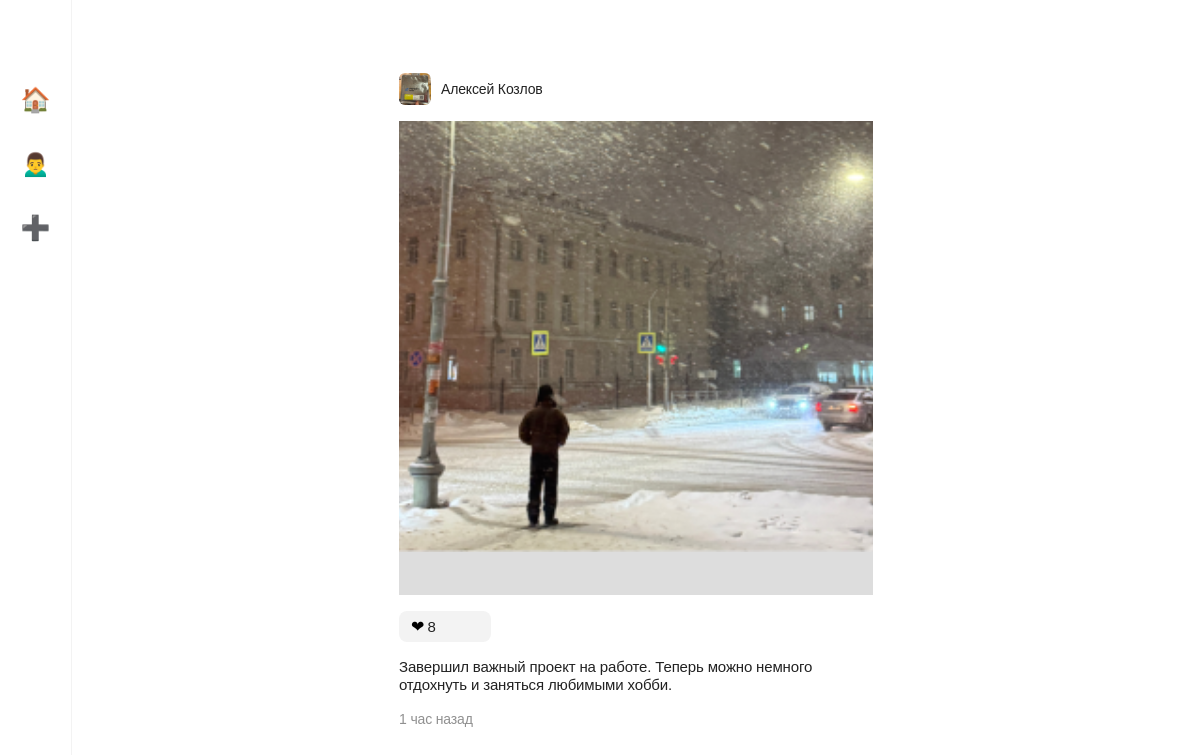
Page /home.php?user_id=3 on the committed database.
### tables this page shows
CREATE TABLE post (
    id INT AUTO_INCREMENT PRIMARY KEY,
    user_id INT NOT NULL,
    text TEXT,
    likes INT DEFAULT 0,
    created_at TIMESTAMP DEFAULT CURRENT_TIMESTAMP,
    FOREIGN KEY (user_id) REFERENCES user(id) ON DELETE CASCADE
);

CREATE TABLE user (
    id INT AUTO_INCREMENT PRIMARY KEY,
    name VARCHAR(255) NOT NULL,
    avatar VARCHAR(255) NOT NULL,
    created_at TIMESTAMP DEFAULT CURRENT_TIMESTAMP
);

### functions.php (called while the page is built, shortened)
<?php
function getTimeAgo($timestamp) {
    $diff = time() - $timestamp;
    if ($diff < 60) {
        return 'только что';
    } elseif ($diff < 3600) {
        $minutes = floor($diff / 60);
        return $minutes . ' ' . getNounPluralForm($minutes, 'минуту', 'минуты', 'минут') . ' назад';
    } elseif ($diff < 86400) {
        $hours = floor($diff / 3600);
        return $hours . ' ' . getNounPluralForm($hours, 'час', 'часа', 'часов') . ' назад';
    } else {
        $days = floor($diff / 86400);
        return $days . ' ' . getNounPluralForm($days, 'день', 'дня', 'дней') . ' назад';
    }
}
function getNounPluralForm($number, $one, $two, $many) {
    $number = (int)$number;
    $mod10 = $number % 10;
    $mod100 = $number % 100;
    if ($mod100 >= 11 && $mod100 <= 19) {
        return $many;
    } elseif ($mod10 === 1) {
        return $one;
    } elseif ($mod10 >= 2 && $mod10 <= 4) {
        return $two;
    } else {
        return $many;
    }
}

### post_template.php (the view, shortened to what this page needs)
<div class="feed__post post" data-post-id="<?= $post['id'] ?>">
    <div class="post__header">
        <div class="post__user-info user-info">
            <img class="user-info__avatar" src="<?= htmlspecialchars($post['user_avatar']) ?>">
            <div class="user-info__username"><?= htmlspecialchars($post['user_name']) ?></div>
        </div>
    </div>
    <div class="post__photo-container photo-container">
        <div class="photo-container__slider">
            <?php foreach ($post['images'] as $index => $image): ?>
                <img class="photo-container__image <?= $index === 0 ? 'active' : '' ?>"
                     src="<?= htmlspecialchars($image) ?>"
                     data-index="<?= $index ?>">
            <?php endforeach; ?>
        </div>
    </div>
    <div class="post__reaction reaction">
        <span>❤</span>
        <span class="reaction__count"><?= $post['likes'] ?></span>
    </div>
    <?php if (!empty($post['text'])): ?>
        <div class="post__text-container">
            <div class="post__text post__text--collapsed" id="text-<?= $post['id'] ?>">
                <?= htmlspecialchars($post['text']) ?>
            </div>
        </div>
    <?php endif; ?>
    <div class="post__time"><?= getTimeAgo($post['created_at']) ?></div>
</div>

### home.php (shortened to what this page needs)
<?php
require_once 'functions.php';
try {
    $database = new Database();
    $db = $database->connect();
    $query = "SELECT p.*, u.name as user_name, u.avatar as user_avatar
              FROM post p
              JOIN user u ON p.user_id = u.id";
    $filterUserId = $_GET['user_id'] ?? null;
    if ($filterUserId && is_numeric($filterUserId)) {
        $filterUserId = (int)$filterUserId;
        $query .= " WHERE p.user_id = :user_id";
        $stmt = $db->prepare($query);
        $stmt->bindParam(':user_id', $filterUserId, PDO::PARAM_INT);
    } else {
        $stmt = $db->prepare($query);
    }
    $stmt->execute();
    $posts = $stmt->fetchAll(PDO::FETCH_ASSOC);
    $postImages = [];
    if (!empty($posts)) {
        $postIds = array_column($posts, 'id');
        $placeholders = implode(',', array_fill(0, count($postIds), '?'));
        $imagesQuery = "SELECT post_id, image_url, order_index
                       FROM post_image
                       WHERE post_id IN ($placeholders)
                       ORDER BY post_id, order_index";
        $imagesStmt = $db->prepare($imagesQuery);
        $imagesStmt->execute($postIds);
        $imagesData = $imagesStmt->fetchAll(PDO::FETCH_ASSOC);
        foreach ($imagesData as $image) {
            $postImages[$image['post_id']][] = $image;
        }
    }
    $filteredPosts = [];
    foreach ($posts as $post) {
        $images = isset($postImages[$post['id']]) ? $postImages[$post['id']] : [];
        $imageUrls = array_column($images, 'image_url');
        $filteredPosts[] = [
            'id' => $post['id'],
            'user_id' => $post['user_id'],
            'user_name' => $post['user_name'],
            'user_avatar' => $post['user_avatar'],
            'images' => $imageUrls,
            'text' => $post['text'] ?? '',
            'likes' => $post['likes'],
            'created_at' => strtotime($post['created_at']),
            'images_count' => count($imageUrls)
        ];
    }
} catch(PDOException $e) {
    die("Database error: " . $e->getMessage());
} catch(Exception $e) {
    die('Error: ' . $e->getMessage());
}
?>
<!DOCTYPE html>
<html lang="ru">
<head>
    <link rel="stylesheet" href="home.css">
</head>
<body class="page">
    <div class="page__sidebar sidebar">
        <div class="sidebar__menu-item sidebar__menu-item--home sidebar__menu-item--active">
            🏠
        </div>
        <div class="sidebar__menu-item">
            🙍‍♂️
        </div>
        <div class="sidebar__menu-item">
            ➕
        </div>
    </div>
    <div class="page__content">
        <div class="feed">
            <?php foreach ($filteredPosts as $post): ?>
                <?php include 'post_template.php'; ?>
            <?php endforeach; ?>
        </div>
    </div>
</body>
</html>

### home.css (style rules this page uses)
.page { margin: 0; padding: 0; font-family: 'Golos UI', sans-serif; background: #FFFFFF; min-height: 100vh; }
.page__sidebar { box-sizing: border-box; position: fixed; width: 72px; height: 100vh; background: #FFFFFF; border-right: 1px solid rgba(34, 34, 34, 0.05); display: flex; flex-direction: column; align-items: center; padding-top: 40px; }
.sidebar__menu-item { display: flex; justify-content: center; align-items: center; width: 40px; height: 40px; margin-bottom: 24px; border-radius: 10px; font-size: 24px; cursor: pointer; }
.sidebar__menu-item--home { margin-top: 40px; }
.page__content { margin-left: 72px; padding: 73px 0; display: flex; flex-direction: column; align-items: center; }
.feed { width: 100%; max-width: 474px; display: flex; flex-direction: column; align-items: center; }
.feed__post { width: 100%; margin-bottom: 40px; }
.post__header { display: flex; justify-content: space-between; align-items: center; margin-bottom: 16px; }
.post__user-info { display: flex; align-items: center; gap: 10px; }
.user-info__avatar { width: 32px; height: 32px; background: #FFFFFF; border-radius: 6px; background-image: url('avatar.jpg'); background-size: cover; }
.user-info__username { font-weight: 500; font-size: 14px; line-height: 18px; letter-spacing: -0.15px; color: #222222; }
.post__photo-container { position: relative; width: 100%; aspect-ratio: 1/1; background: #ddd; margin-bottom: 16px; overflow: hidden; }
.photo-container__image { width: 128%; height: auto; position: relative; left: -12%; top: -37%; }
.post__text { font-weight: 400; font-size: 15px; line-height: 18px; letter-spacing: -0.15px; color: #222222; margin-bottom: 16px; }
.post__reaction { display: flex; align-items: center; padding: 6px 12px; gap: 3px; width: 68px; background: rgba(34, 34, 34, 0.05); border-radius: 8px; margin-bottom: 16px; }
.reaction__count { font-size: 15px; line-height: 18px; letter-spacing: -0.15px; color: #222222; }
.post__time { font-size: 14px; line-height: 18px; letter-spacing: -0.15px; color: rgba(34, 34, 34, 0.5); margin-bottom: 8px; }
.photo-container { position: relative; width: 100%; aspect-ratio: 1/1; background: #ddd; margin-bottom: 16px; overflow: hidden; }
.photo-container__slider { position: relative; width: 100%; height: 100%; }
.photo-container__image { width: 128%; height: auto; position: absolute; left: -12%; top: -37%; opacity: 0; transition: opacity 0.3s ease; }
.photo-container__image.active { opacity: 1; }
.post__text-container { position: relative; margin-bottom: 16px; }
.post__text { font-weight: 400; font-size: 15px; line-height: 18px; letter-spacing: -0.15px; color: #222222; margin-bottom: 0; overflow: hidden; transition: all 0.3s ease; }

### rows in the picture
post: user.avatar (picture), user.name "Алексей Козлов", likes "8", text "Завершил важный проект на работе. Теперь можно немного отдохнуть и заняться любимыми хобби.", created_at "1 час назад"
